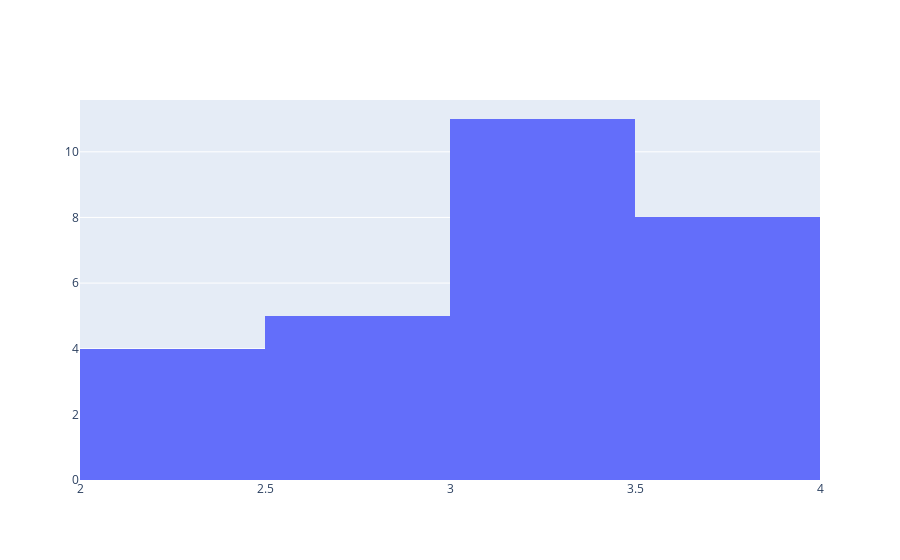

Notebook source saved alongside this figure:
### Code cell
#Histograma usando plotly
import plotly 
import plotly.graph_objs as go
plotly.offline.init_notebook_mode(connected=True)

x = datos1['gpa']
data = [go.Histogram(x=x)]

plotly.offline.iplot(data, filename='histograma en plotly')

### Figure 1 — Plotly figure (JSON) as saved in the notebook; plotly's stock layout.template omitted (floating-point values rounded to 4 significant figures)
{"data": [{"type": "histogram", "x": [3.6, 3.6, 3.61, 2.38, 3.15, 3.17, 2.15, 3.86, 3.19, 3.66, 3.35, 3.17, 3.23, 3.36, 2.88, 2.8, 2.5, 3.46, 2.74, 3.07, 2.2, 2.39, 3.05, 3.55, 3.03, 3.61, 2.73, 3.54]}], "layout": {}}
